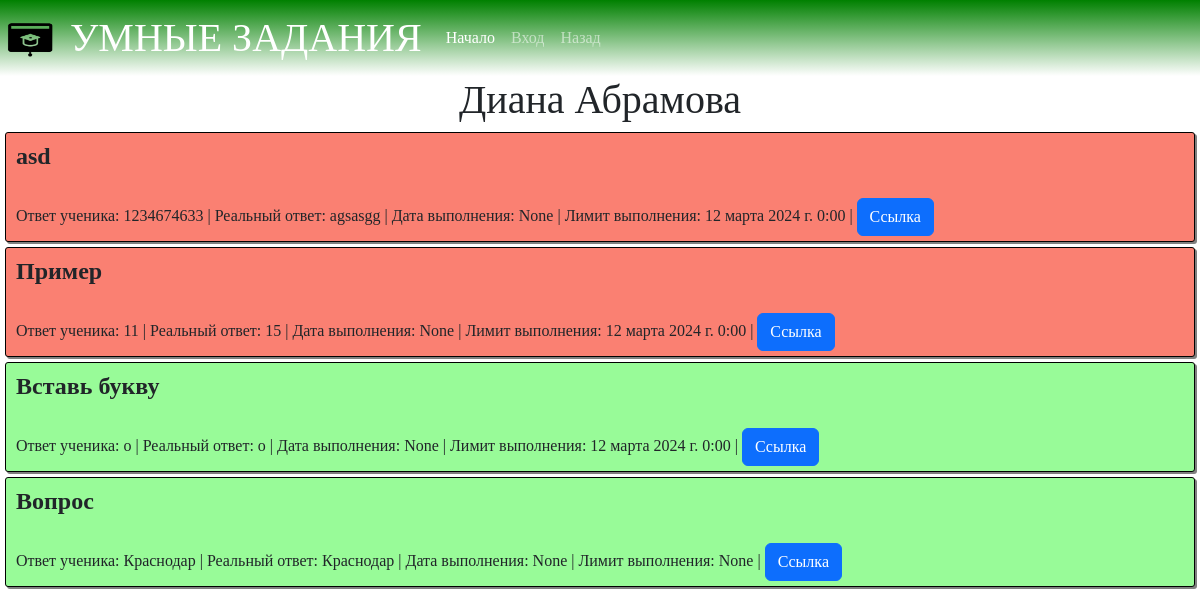
The app's page /lk/teacher_classes/student_task_list/3, older data.
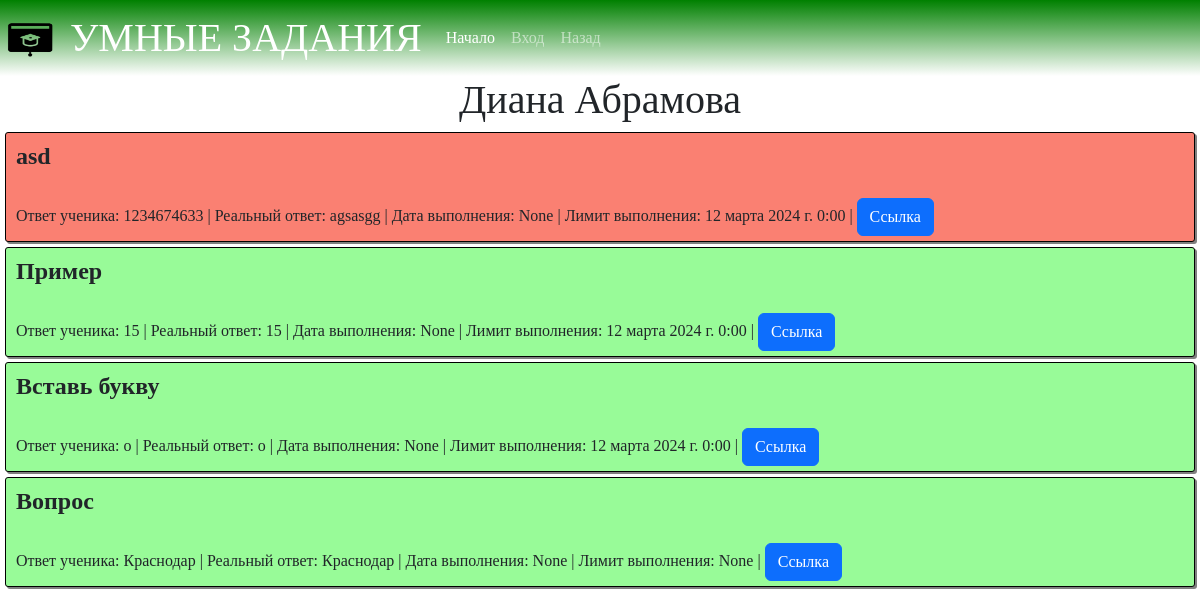
The same page, newer data.
### main/models.py (models this page shows, shortened)
class Student(models.Model):
    user = models.ForeignKey(User, verbose_name="Пользователь", on_delete=models.CASCADE, unique=True)
    grade = models.ForeignKey(Grade, verbose_name="Класс", on_delete=models.CASCADE)
    level_of_knowledge = models.IntegerField("Уровень знаний", default=0)
    class Meta:
        verbose_name = 'Ученик'
        verbose_name_plural = "Ученики"

class User(AbstractUser):
    user_type = models.ForeignKey(UserType, verbose_name="Тип пользователя", on_delete=models.SET_NULL, blank=True,
                                  null=True)
    phone_number = models.CharField("Телефон", max_length=15, blank=True, null=True)
    class Meta:
        verbose_name = 'Пользователь'
        verbose_name_plural = "Пользователи"

class StudentTask(models.Model):
    task = models.ForeignKey(Task, verbose_name='Задание', on_delete=models.CASCADE)
    student = models.ForeignKey(Student, verbose_name="Ученик", on_delete=models.CASCADE)
    teacher = models.ForeignKey(Teacher, verbose_name="Учитель", on_delete=models.CASCADE)
    student_answer = models.TextField("Ответ ученика")
    is_right = models.BooleanField("Правильно?", blank=True, null=True)
    teacher_check = models.BooleanField("Нужна проверка?", default=False)
    teaher_comment = models.TextField("Комментарий учителя", blank=True, null=True)
    get_date = models.DateTimeField("Дата выдачи", auto_now_add=True)
    done_date = models.DateTimeField("Дата выполнения", null=True, blank=True)
    limite_date = models.DateTimeField("Лимит выполнения", null=True, blank=True)
    class Meta:
        verbose_name = 'Задание ученика'
        verbose_name_plural = "Задания учеников"

class Task(models.Model):
    name = models.CharField("Название", max_length=255, default="")
    grade = models.IntegerField("Класс")
    level_of_knowledge = models.IntegerField("Уровень знаний")
    task_text = models.TextField("Текст задания")
    answer = models.CharField("Ответ", max_length=255, null=True, blank=True)
    subject = models.ForeignKey(Subject, verbose_name="Предмет", on_delete=models.CASCADE)
    theme = models.ForeignKey(Theme, verbose_name="Тема", on_delete=models.CASCADE, null=True, blank=True)
    is_neural = models.BooleanField("Написано нейросетью?", default=False)
    teacher_check = models.BooleanField("Нужна проверка?", default=False)
    class Meta:
        verbose_name = 'Задание'
        verbose_name_plural = "Задания"

### main/views.py (the view)
# urls.py: path("lk/teacher_classes/student_task_list/<int:student_id>", views.student_task_list_teacher,
def student_task_list_teacher(request, student_id):
    student = models.Student.objects.get(id=student_id)
    tasks = models.StudentTask.objects.filter(student__id=student_id)
    return render(request, "student_task_list_teacher.html", {
        "tasks": tasks,
        "student": student
    })

### main/templates/student_task_list_teacher.html
{% extends "base.html" %}
{% block content %}
    <h1>{{student.user.first_name}} {{student.user.last_name}}</h1>
    {% for task in tasks %}
        <div class="tasklist" style="{% if  task.is_right%}background-color: #98FB98{% else %}background-color: #FA8072{% endif %}">
            <div class="oneLine" style="font-size:1.5rem; font-weight:bold">{{task.task.name}}</div>
            <br>
            <br>
            <div class="oneLine">Ответ ученика: {{task.student_answer}}</div>
            <div class="oneLine">|       Реальный ответ: {{task.task.answer}}</div>
            <div class="oneLine">|       Дата выполнения: {{task.done_date}}</div>
            <div class="oneLine">|       Лимит выполнения: {{task.limite_date}}</div>
            <div class="oneLine">|       <a class="btn btn-primary" href= "{% url "student_task_teacher" task.id%}">Ссылка</a></div>
        </div>
    {% endfor %}
{% endblock %}

### main/templates/base.html (shortened to what this page needs)
{% load static %}
<!DOCTYPE html>
<html>
    <link href="{% static 'css/main.css' %}" type="text/css" rel="stylesheet"/>
    <head>
        <link href="https://cdn.jsdelivr.net/npm/bootstrap@5.3.1/dist/css/bootstrap.min.css" rel="stylesheet">
    </head>
    <body>
        {% include "nav.html" %}
        {% block content %}
        {%endblock%}
    </body>
</html>

### main/templates/nav.html (shortened to what this page needs)
{% load static %}
{% block content %}
    <nav class="navbar navbar-expand-lg navbar-dark" style="background: linear-gradient(green, white)">
        <div class="">
            <a class="navbar-brand fs-1" style="color: white; font-family: 'Arial Black'" href="{% url 'index' %}">
                <img src="{% static "images/smartschool.png" %}" alt="" width="60" height="48"
                     class="d-inline-block align-text-top">
                УМНЫЕ ЗАДАНИЯ
            </a>
        </div>
        <div class="collapse navbar-collapse" id="navbarNavAltMarkup">
            <div class="navbar-nav">
                <a href="{% url 'index' %}" class="nav-link active" style="">Начало</a>
                {% if request.path != "/accounts/login/" %}
                    {% if user.is_authenticated %}
                        <a href="{% url 'account_logout' %}" class="nav-link " style="">Выйти</a>
                    {% else %}
                        <a href="{% url 'account_login' %}" class="nav-link" style="">Вход</a>
                    {% endif %}
                {% endif %}
                <a onclick="javascript:history.back(); return false;" class="nav-link" style="cursor: pointer">Назад</a>
            </div>
        </div>
    </nav>
{% endblock %}

### static/css/main.css (style rules this page uses)
html, body { height: 100%; }
body { margin: 0; background: whitesmoke; }
h1 { font-family: Didot ; color: Green; text-align: center; }
a { color: darkgrey; }
.tasklist { border: solid black 1px; margin: 5px; padding-top: 5px; padding-bottom: 5px; padding-left: 10px; box-shadow: 2px 2px gray; border-radius: 3px; }
.oneLine { display: inline-block; }
* { font-family: Verdana; }

Row changes from the older to the newer data that the page shows:
changed StudentTask "Пример": is_right False → True (drawn); student_answer "11" → "15"
